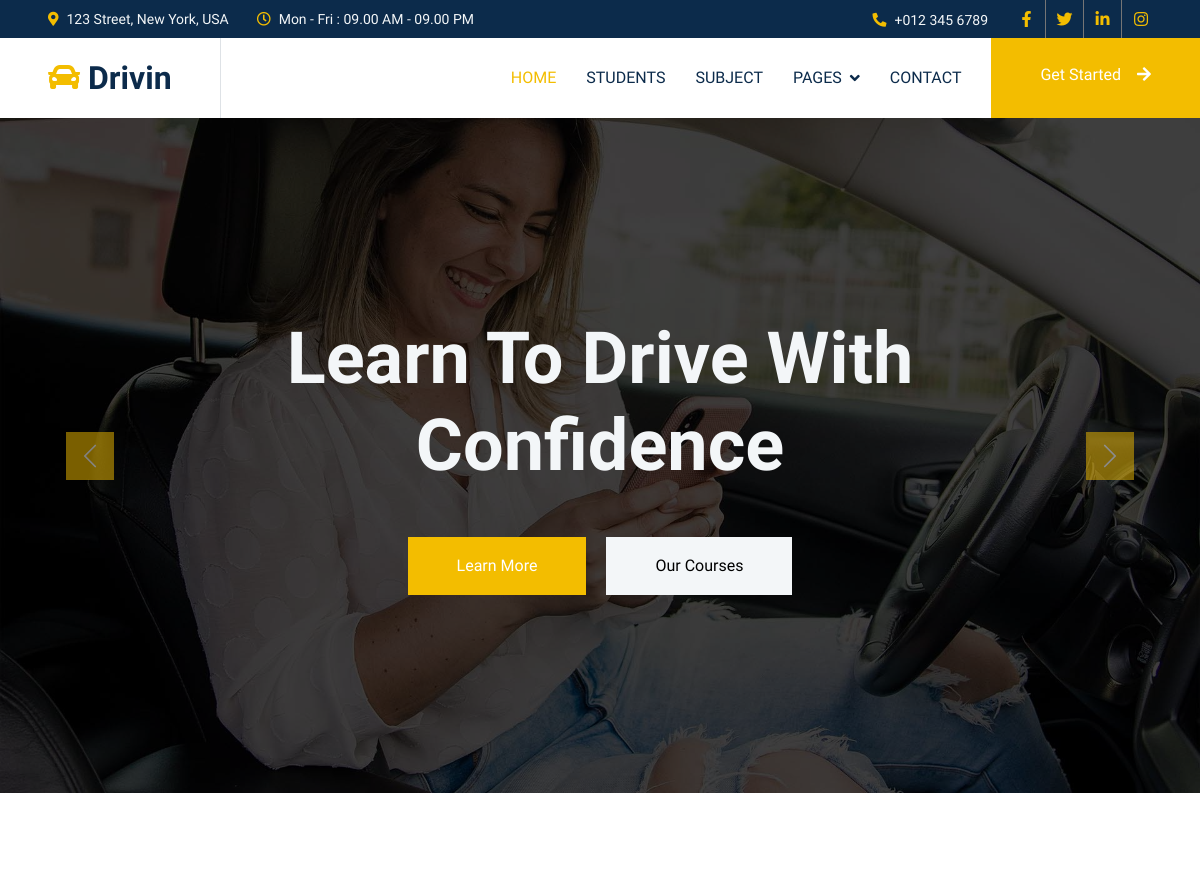
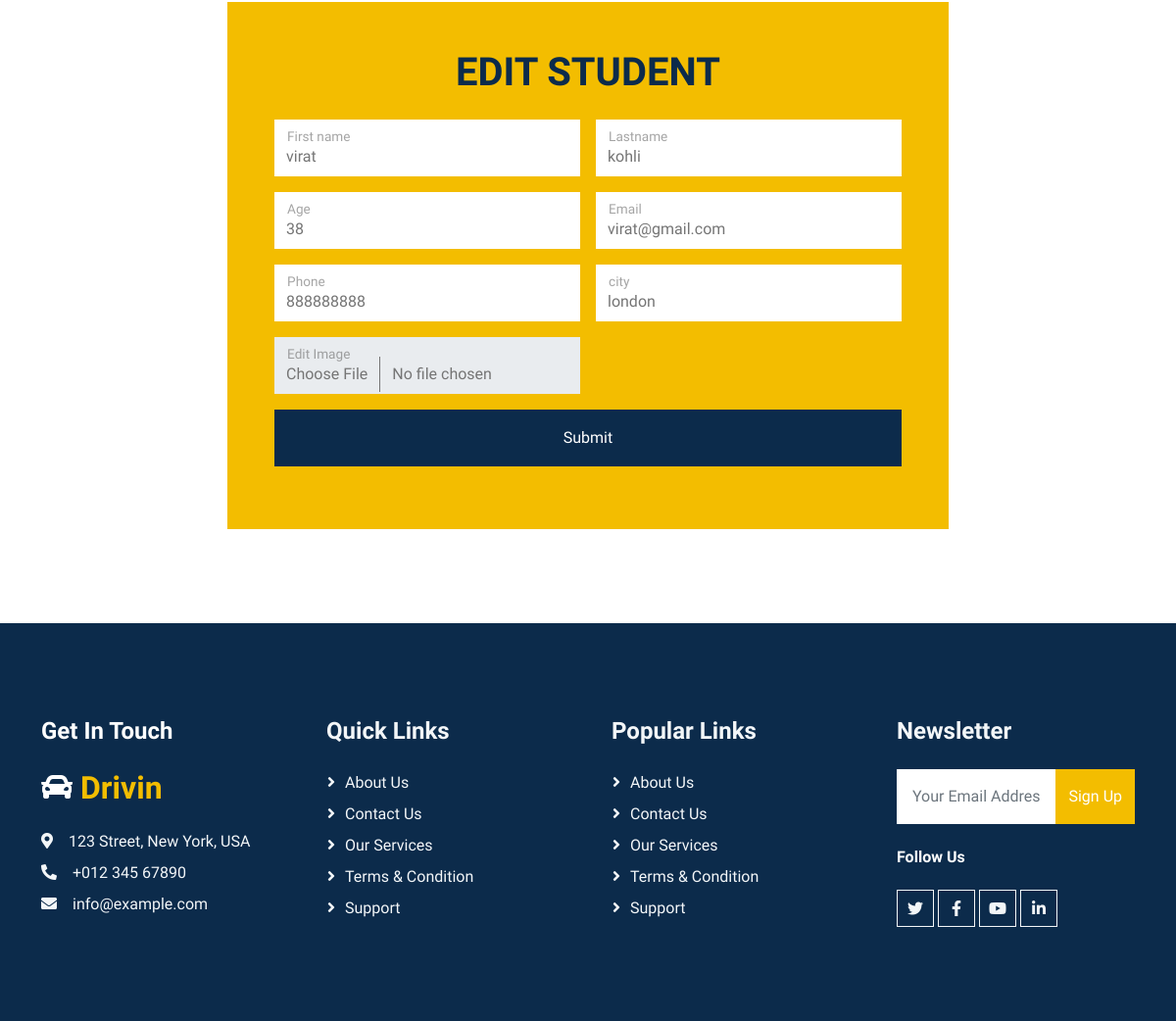
The app's page /edit-student/51 with its own data (2 pictures, top to bottom).
### my_app/models.py (models this page shows)
class student(models.Model):
    firstname = models.CharField(max_length=100)
    lastname = models.CharField(max_length=100,default="")
    age = models.IntegerField(default=0)
    email = models.CharField(max_length=100,default="")
    phone = models.BigIntegerField(default=0)
    city = models.CharField(max_length=100,default="")
    image = models.ImageField(upload_to="")

### my_app/views.py (the view)
# urls.py: path('edit-student/<int:id>', edit_student, name='edit_1'),
def edit_student(request,id):
    if request.method == "POST":
        fname = request.POST['fname']
        lname = request.POST['lname']
        age = request.POST['age']
        Email = request.POST['email']
        Phone = request.POST['phone']
        City = request.POST['city']
        img = request.FILES.get('image')
        obj2 = student.objects.get(id=id)
        obj2.firstname=fname
        obj2.lastname=lname
        obj2.age=age
        obj2.email=Email
        obj2.phone=Phone
        obj2.city=City
        if img:
            obj2.image=img
        obj2.save()
        print(request.POST['fname'])
        return redirect('home')
    else:
        s1 = student.objects.get(id=id)
        context ={
            "b" : s1
        }
        return render(request,"edit_student.html",context)

### my_app/templates/edit_student.html (shortened to what this page needs)
        {% extends "base.html" %}
        {% block body %}
         <div class="container">
            <div class="row justify-content-center">
                <div class="col-lg-8 my-6 mb-0 wow fadeInUp" data-wow-delay="0.1s">
                    <div class="bg-primary text-center p-5">
                        <h1 class="mb-4">EDIT STUDENT</h1>
                        <form action="{% url 'edit_1' b.id %}" method="post"enctype="multipart/form-data">
                            <div class="row g-3">
                                <div class="col-sm-6">
                                    <div class="form-floating">
                                        <input type="text" class="form-control border-0" id="fname" name="fname" placeholder="Enter firstname" value="{{b.firstname}}">
                                        <label for="fname">First name</label>
                                    </div>
                                </div>
                                <div class="col-sm-6">
                                    <div class="form-floating">
                                        <input type="text" class="form-control border-0" id="lname" name="lname"  value="{{b.lastname}}">
                                        <label for="lname">Lastname</label>
                                    </div>
                                </div>
                                <div class="col-sm-6">
                                    <div class="form-floating">
                                        <input type="text" class="form-control border-0" id="age" name="age"  value="{{b.age}}">
                                        <label for="age">Age</label>
                                    </div>
                                </div>
                                <div class="col-sm-6">
                                    <div class="form-floating">
                                        <input type="text" class="form-control border-0" id="email" name="email" value="{{b.email}}">
                                        <label for="email;">Email</label>
                                    </div>
                                </div>
                                 <div class="col-sm-6">
                                    <div class="form-floating">
                                        <input type="text" class="form-control border-0" id="phone" name="phone" value="{{b.phone}}">
                                        <label for="phone;">Phone</label>
                                    </div>
                                </div>
                                <div class="col-sm-6">
                                    <div class="form-floating">
                                         <input type="text" class="form-control border-0" id="city" name="city" value="{{b.city}}">
                                        <label for="city">city</label>
                                    </div>
                                </div>
                                <div class="col-sm-6">
                                    <div class="form-floating">
                                        <input type="file" class="form-control border-0" id="image" name="image" value="{{b.image}}" >
                                        <label for="image;">Edit Image</label>
                                    </div>
                                </div>
                                <div class="col-12">
                                    <button class="btn btn-dark w-100 py-3" type="submit">Submit</button>
                                </div>
                            </div>
                        </form>
                    </div>
                </div>
            </div>
        </div>
        {% endblock  %}

### static/css/style.css (style rules this page uses)
:root { --primary: #F3BD00; --secondary: #757575; --light: #F3F6F8; --dark: #0C2B4B; }
.my-6 { margin-top: 6rem; margin-bottom: 6rem; }
.btn { font-weight: 500; transition: .5s; }

### records on screen
student: fname "virat", lname "kohli", age "38", email "virat@gmail.com", phone "888888888", city "london"
